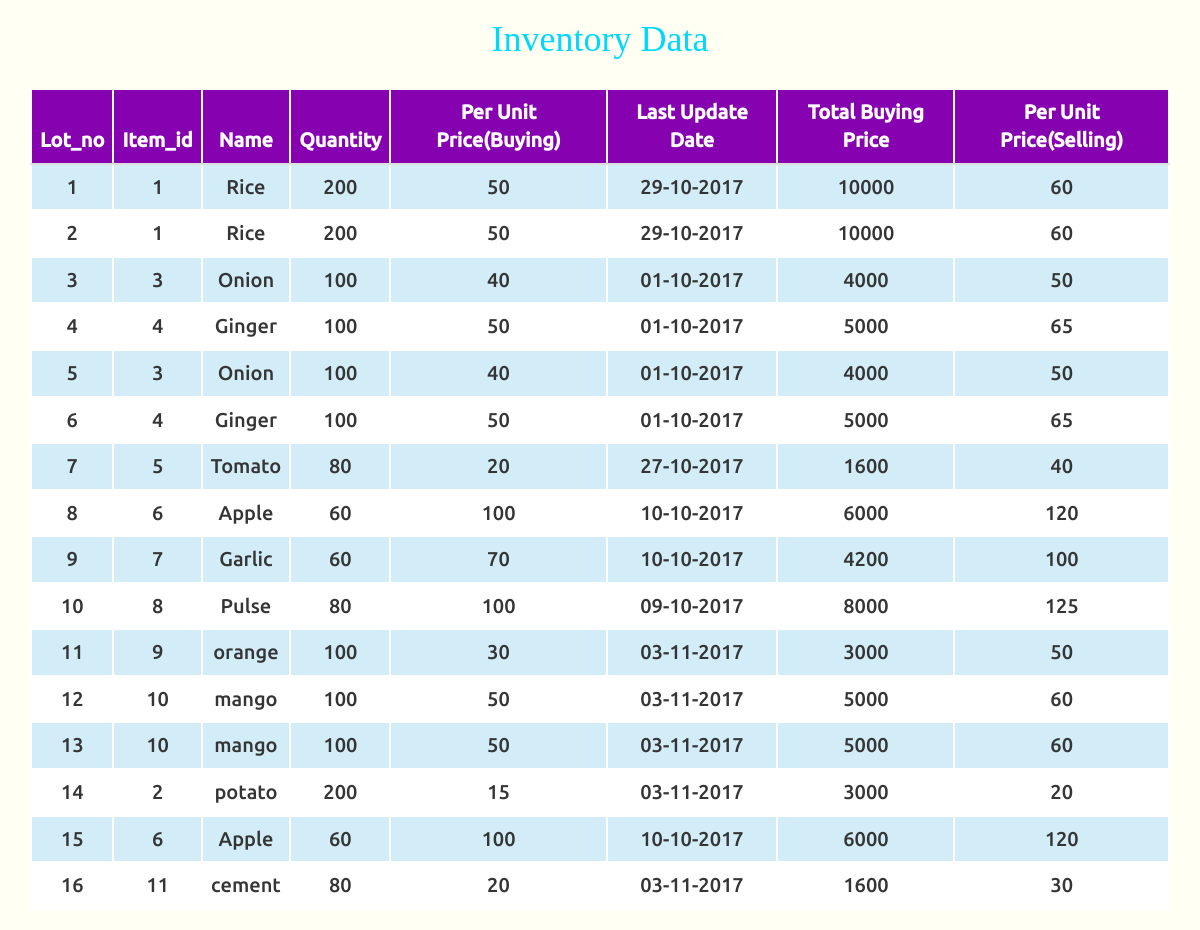
/show_all_products.php, run on an earlier commit of the app's database.
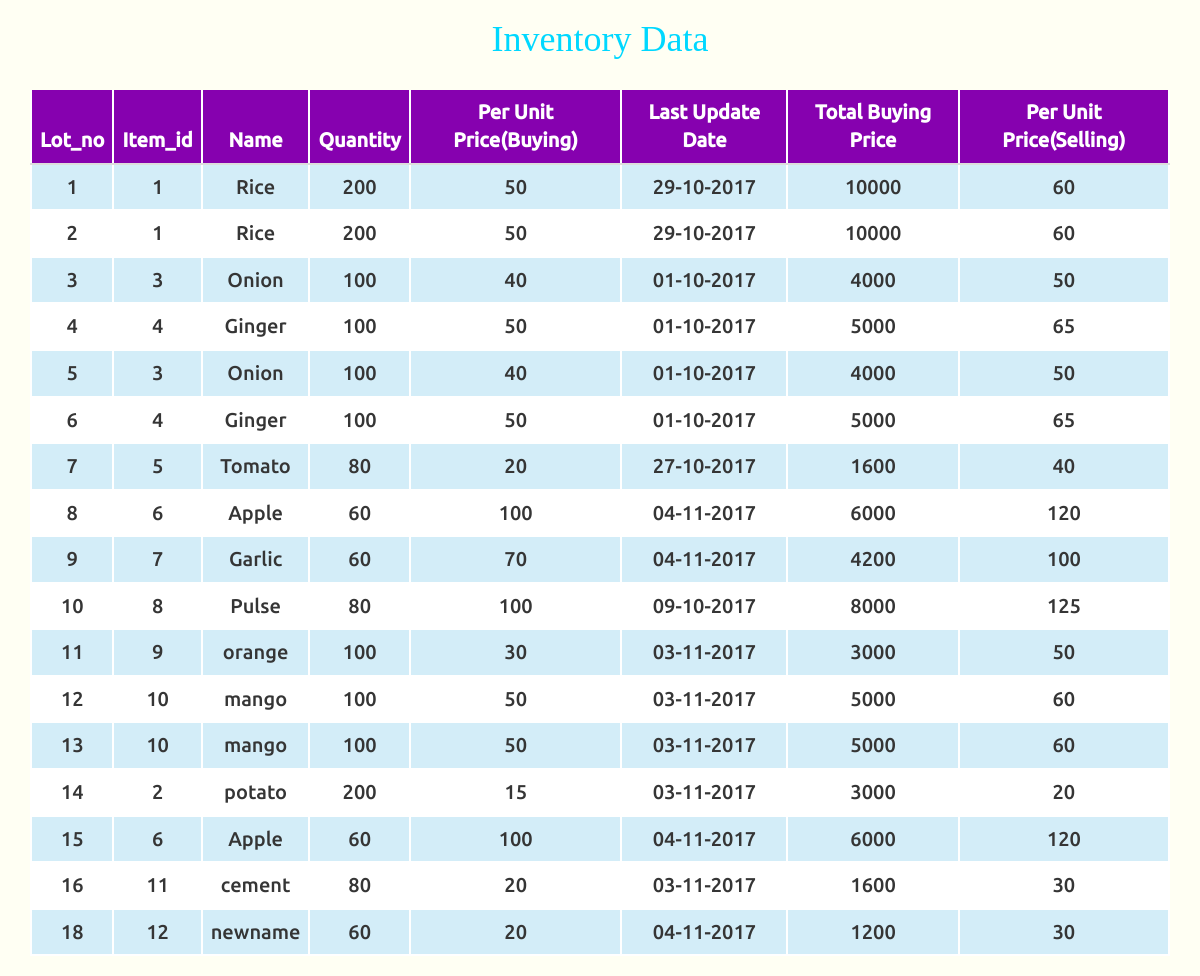
And on a later commit of the database.
### tables this page shows
CREATE TABLE `items` (
  `Item_id` int(11) NOT NULL,
  `Name` varchar(20) NOT NULL,
  `Quantity` int(11) NOT NULL,
  `Per_unit_buying_price` int(11) NOT NULL,
  `Total_price` int(11) NOT NULL,
  `per_unit_selling_price` int(11) NOT NULL,
  `entry_id` int(11) NOT NULL
);

CREATE TABLE `lot_details` (
  `Item_id` int(11) NOT NULL,
  `Lot_no` int(11) NOT NULL
);

CREATE TABLE `inventory` (
  `entry_id` int(11) NOT NULL,
  `p_name` varchar(20) DEFAULT NULL,
  `Quantity` double DEFAULT NULL,
  `Last_Update_Date` date DEFAULT NULL,
  `Admin_name` varchar(20) DEFAULT NULL
);

### show_all_products.php (the view, shortened to what this page needs)
<!DOCTYPE html>
<?php
		$host = 'localhost'	;
		$user = 'root';
		$pass = '';
		$db = 'inventory';
			$conn = mysqli_connect($host, $user, $pass, $db);
		$sql = 'SELECT *from ((inventory natural join items) natural join lot_details) order by lot_details.Lot_no asc';
		$query = mysqli_query($conn, $sql);
	 ?>
<html>
<head>
	<link rel="stylesheet" href="css/bootstrap.min.css">
  <link rel="stylesheet" href="font-awesome/css/font-awesome.min.css">
  <link rel="stylesheet" href="css/all.css">
  <link rel="stylesheet" href="css/table.css">
</head>
<body>
	<div class="container container-fluid">
		<table class="table table-responsive data-table">
			<h1 class="txtgreen in-middle">Inventory Data</h1><br>
			<thead>
				<tr>
					 <th>Lot_no</th>
					<th>item_id</th>
					<th>name</th>
					<th>Quantity</th>
					 <th>Per unit price(buying)</th>
					<th>Last Update Date</th>
					 <th>Total buying price</th>
					 <th>Per unit price(selling)</th>
				</tr>
			</thead>
			<tbody>
				<?php
					while ($row = mysqli_fetch_array($query)) {
				echo '<tr>
				<td>'.$row['Lot_no'].'</td>
				<td>'.$row['Item_id'].'</td>
				<td>'.$row['Name'].'</td>
				<td>'.$row['Quantity'].'</td>
				 <td>'.$row['Per_unit_buying_price'].'</td>
				<td>'.date("d-m-Y", strtotime($row['Last_Update_Date'])).'</td>
				 <td>'.$row['Total_price'].'</td>
			      <td>'.$row['per_unit_selling_price'].'</td>
					</tr>';
					}
				?>
			</tbody>
		</table>
</body>
</html>

### css/all.css (style rules this page uses)
body { background-color: #fffff3 !important; font-family: "ourFont"; }
h1, h2, h3, h4, h5, h6 { text-transform: capitalize; color: #FB9902 !important; font-family: 'Lobster'; }
.in-middle { margin-left: auto; margin-right: auto; text-align: center; }
.txtgreen { color: #00D8FF !important; font-family: 'Lobster' !important; }

### css/table.css (style rules this page uses)
table { margin: auto; font-family: "ourFont", "Lucida Sans Unicode", "Lucida Grande", "Segoe Ui"; font-size: 15px; }
table td { transition: all .5s; text-align: center; }
.data-table { border-collapse: collapse; font-size: 20px; min-width: 537px; }
.data-table th, .data-table td { border: 2px solid white;#2A0934; padding: 7px 17px; }
.data-table thead th { background-color: #8601AF; color: white; text-transform: capitalize; text-align:center; }
.data-table tbody td { color: #353535; background-color: #ffffff; }
.data-table tbody tr:nth-child(odd) td { background-color: #d3edf8 ; }

What changed in the data, as far as the page shows it:
changed through a linked row, items "Apple": entry.Last_Update_Date "10-10-2017" → "04-11-2017"
changed through a linked row, items "Garlic": entry.Last_Update_Date "10-10-2017" → "04-11-2017"
added items: lot_details.Lot_no "18", Item_id "12", Name "newname", entry.Quantity "60", Per_unit_buying_price "20", entry.Last_Update_Date "04-11-2017", Total_price "1200", per_unit_selling_price "30"
